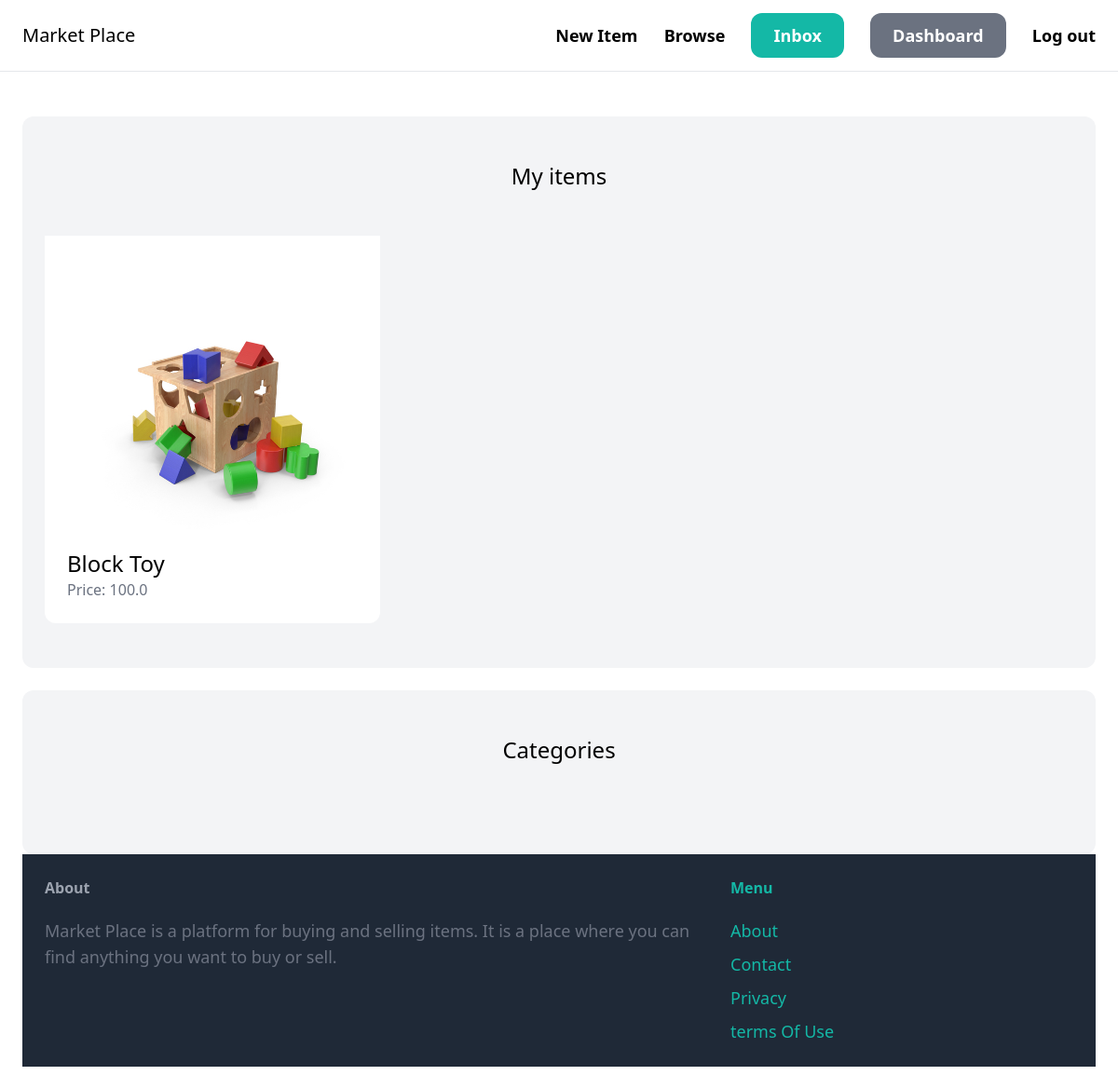
Page /dashboard/ (signed in) on the earlier database version.
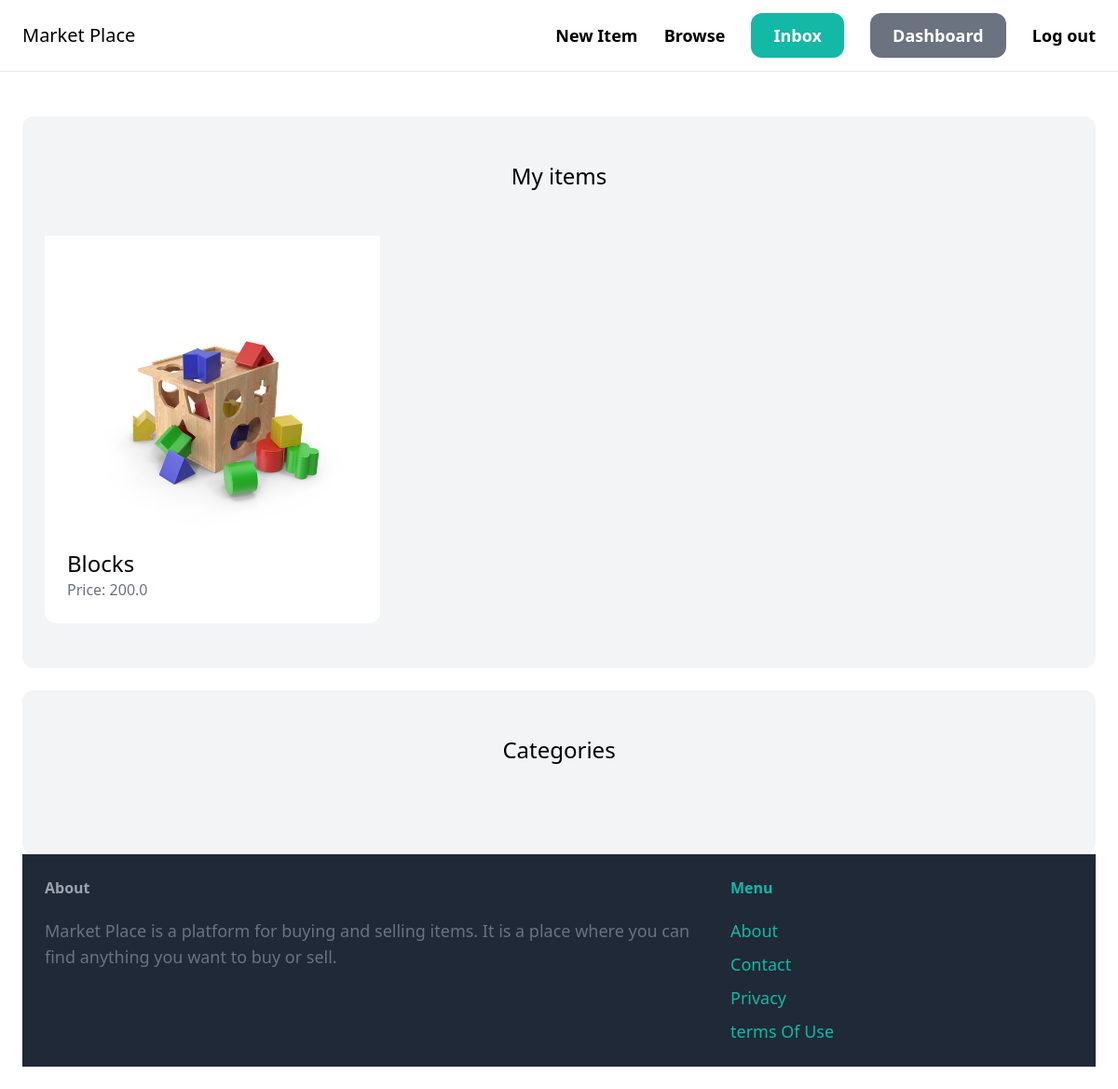
Same page on the later database version.
### item/models.py (models this page shows, shortened)
class Item(models.Model):
    category = models.ForeignKey(Category, related_name='items', on_delete=models.CASCADE)
    name = models.CharField(max_length=255)
    description = models.TextField(blank=True, null=True)
    price = models.FloatField()
    image = models.ImageField(upload_to='item_images/', blank=True, null=True)
    is_sold = models.BooleanField(default=False)
    created_by = models.ForeignKey(User, related_name='items',on_delete=models.CASCADE)
    created_at = models.DateTimeField(auto_now_add=True)
    class Meta:
        ordering = ("name",)

### dashboard/views.py (the view)
# urls.py: path('', views.index, name='index'),
@login_required
def index(request):
    items = Item.objects.filter(created_by=request.user)
    return render(request, "dashboard/index.html",{
        "items": items,
    })

### dashboard/templates/dashboard/index.html (shortened to what this page needs)
{% extends 'core/base.html' %}
{% block content %}
    <div class="mt-6 px-6 py-12 bg-gray-100 rounded-xl">
        <h2 class="mb-12 text-2xl text-center">My items</h2>
        <div class="grid grid-cols-3 gap-3">
            {% for item in items %}
            <div class="p-6 bg-white rounded-b-xl">
                <div>
                    <a href="{% url 'item:detail' item.id %}">
                        <div>
                            <img src="{{ item.image.url }}" alt="{{ item.name }}" class="rounded-t-xl">
                        </div>
                    </a>
                </div>
                <div>
                    <h2 class="text-2xl">{{item.name }}</h2>
                    <p class="text-gray-500"> Price: {{ item.price }}</p>
                </div>
            </div>
            {% endfor %}
        </div>
    </div>
    <div class="mt-6 px-6 py-12 bg-gray-100 rounded-xl">
        <h2 class="mb-12 text-2xl text-center">Categories</h2>
{% endblock %}

Differences in the rows shown:
removed Item: image (picture), name "Block Toy", price "100.0"
added Item: image (picture), name "Blocks", price "200.0"
